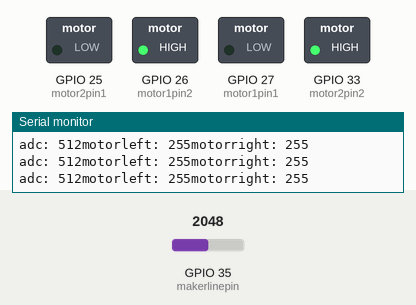
Bench run of a sketch on a simulated ESP32. Parts: switched loads named in the sketch (green lamp = pin HIGH), the last lines printed to the serial monitor. The inputs (shaded band) are chosen by the test bench; at power-on: GPIO 35 (makerlinepin) = 2048 (analog values on the 0–4095 scale).

Above: at 3.2 s.
3.3 s: GPIO 35 (makerlinepin) set to 2088
At 4.4 s:
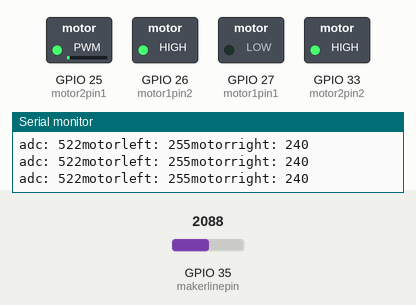
4.8 s: GPIO 35 (makerlinepin) set to 2047
At 5.5 s:
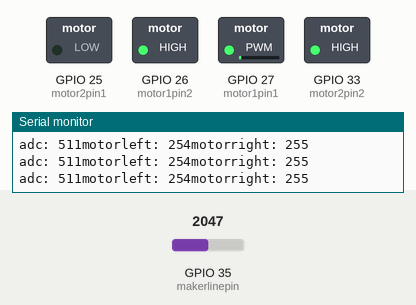
6.3 s: GPIO 35 (makerlinepin) set to 1228
At 7.4 s:
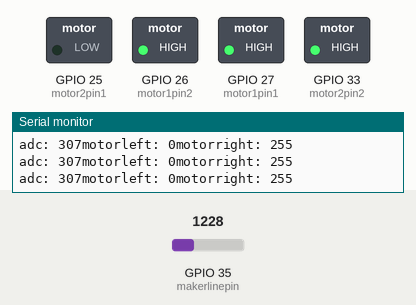
7.8 s: GPIO 35 (makerlinepin) set to 2866
At 8.7 s:
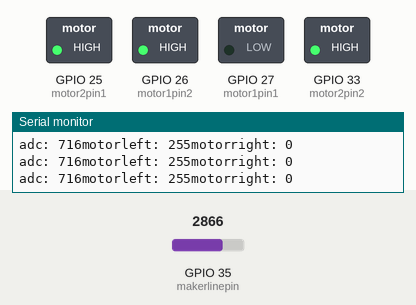
9.3 s: GPIO 35 (makerlinepin) set to 3820
10.8 s: GPIO 35 (makerlinepin) set to 3963
At 12.2 s:
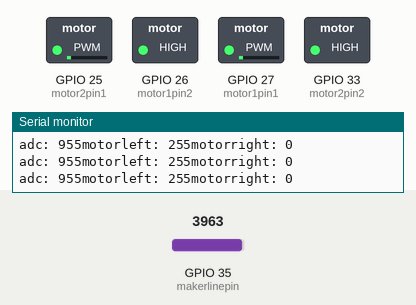
Timing chart, 0 to 13.3 s (numbered marks = the images above; inputs shaded):
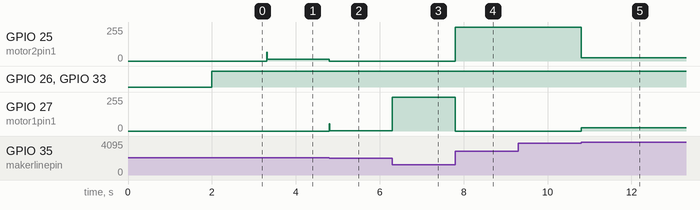

The sketch:

incercaredepid.ino
```cpp
#include <Wire.h>
#include <ESP32Encoder.h>
#include <Adafruit_GFX.h>
#include <Adafruit_SSD1306.h>

#define SCREEN_WIDTH 128
#define SCREEN_HEIGHT 64

Adafruit_SSD1306 oled(SCREEN_WIDTH, SCREEN_HEIGHT, &Wire, -1);

ESP32Encoder encoder_lung;
ESP32Encoder encoder_lat;

const uint8_t MPU = 0x68;
float gyroZoffset = 0;
float angleZ = 0;
unsigned long lastTime;
double pi = 2*acos(0.0);

int motor1pin1 = 27;
int motor1pin2 = 26;
int motor2pin1 = 25;
int motor2pin2 = 33;

const int freq = 30000;
const int pwmc1 = 0;
const int pwmc2 = 1;
const int pwmc3 = 2;
const int pwmc4 = 3;

const int resolution = 8;

#define MAX_SPEED 255
int vitezaBaza = 255;

const int makerlinepin = 35;

int adcmakerline = 0;
int adcsetpoint = 0;
int proportional = 0;
int lastproportional = 0;
int derivative = 0;
int powerdifference = 0;
int motorleft = 0;
int motorright = 0;


unsigned long currentmillis = 0;
unsigned long previousmillis = 0;
const int interval = 10;

void setup()
{
  pinMode(makerlinepin, INPUT);
  analogReadResolution(10);

  ledcSetup(pwmc1, freq, resolution);
  ledcAttachPin(motor1pin1, pwmc1);

  ledcSetup(pwmc2, freq, resolution);
  ledcAttachPin(motor1pin2, pwmc2);

  ledcSetup(pwmc3, freq, resolution);
  ledcAttachPin(motor2pin1, pwmc3);

  ledcSetup(pwmc4, freq, resolution);
  ledcAttachPin(motor2pin2, pwmc4);

  Serial.begin(115200);
  Serial.println("meow");

  adcsetpoint = analogRead(makerlinepin);

  delay(2000);
}

void loop(){
  currentmillis = millis();
  if(currentmillis - previousmillis > interval){
    previousmillis = currentmillis;
    adcmakerline = analogRead(makerlinepin);

    if(adcmakerline<51){
      robotMove(0,0); //de scris aceasta fubctie
    }
    else if(adcmakerline>972){
      robotMove(MAX_SPEED-25, MAX_SPEED-25);
    }
    else{
      proportional = adcmakerline - adcsetpoint;
      derivative = proportional - lastproportional;
      lastproportional = proportional;

      powerdifference = (proportional*1.5) + (derivative*5);

      if(powerdifference>MAX_SPEED){
        powerdifference = MAX_SPEED;
      }
      if(powerdifference<-MAX_SPEED){
        powerdifference = -MAX_SPEED;
      }
      if(powerdifference<0){
        motorleft=MAX_SPEED+powerdifference;
        motorright = MAX_SPEED;
      }
      else{
        motorleft=MAX_SPEED;
        motorright=MAX_SPEED-powerdifference;
      }
      robotMove(motorleft, motorright);

      Serial.print("adc: ");
      Serial.print(adcmakerline);
      Serial.print("motorleft: ");
      Serial.print(motorleft);
      Serial.print("motorright: ");
      Serial.println(motorright);
    }
  }
}


void robotMove(int speedLeft, int speedRight)
{
  speedLeft = constrain(speedLeft, -255, 255);
  speedRight = constrain(speedRight, -255, 255);

  if (speedLeft > 0) {
    int speedL = map(speedLeft, 0, 255, 255, 0);
    ledcWrite(pwmc1, speedL);
    ledcWrite(pwmc2, 255);
  }
  else {
    int speedL = map(speedLeft, -255, 0, 0, 255);
    ledcWrite(pwmc1, 255);
    ledcWrite(pwmc2, speedL);
  }

  if (speedRight > 0) {
    int speedR = map(speedRight, 0, 255, 255, 0);
    ledcWrite(pwmc3, speedR);
    ledcWrite(pwmc4, 255);
  }
  else {
    int speedR = map(speedRight, -255, 0, 0, 255);
    ledcWrite(pwmc3, 255);
    ledcWrite(pwmc4, speedR);
  }
}
```

Measured:
- the behaviour switches between 3891 and 3892 on GPIO 35 (makerlinepin) (found by bisection; images 4 and 5)
- after the input at 3.3 s, GPIO 25 (motor2pin1): 0/255 → 15/255 at once
- after the input at 4.8 s, GPIO 25 (motor2pin1): 15/255 → 0/255 at once; GPIO 27 (motor1pin1): 0/255 → 1/255 at once
- after the input at 6.3 s, GPIO 27 (motor1pin1): 1/255 → 255/255 at once
- after the input at 7.8 s, GPIO 25 (motor2pin1): 0/255 → 255/255 at once; GPIO 27 (motor1pin1): 255/255 → 0/255 at once
- after the input at 10.8 s, GPIO 25 (motor2pin1): 255/255 → 25/255 at once; GPIO 27 (motor1pin1): 0/255 → 25/255 at once
